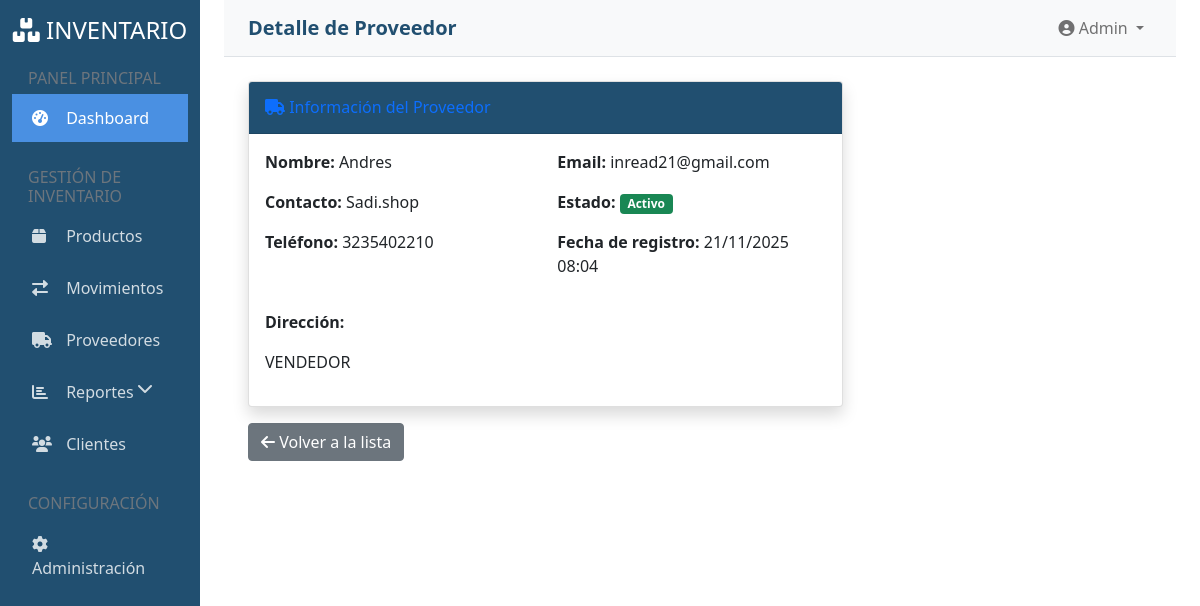
/proveedores/1/ (signed in), run on the app's committed database.
### proveedores/models.py (models this page shows, shortened)
class Proveedor(models.Model):
    nombre = models.CharField(max_length=200)
    contacto = models.CharField(max_length=100)
    telefono = models.CharField(max_length=20)
    email = models.EmailField()
    direccion = models.TextField()
    activo = models.BooleanField(default=True)
    fecha_creacion = models.DateTimeField(auto_now_add=True)
    class Meta:
        verbose_name_plural = "Proveedores"

### proveedores/views.py (the view)
# urls.py: path('<int:pk>/', views.detalle_proveedor, name='detalle_proveedor'),
@login_required
def detalle_proveedor(request, pk):
    proveedor = get_object_or_404(Proveedor, pk=pk)
    return render(request, 'proveedores/detalle_proveedor.html', {
        'proveedor': proveedor
    })

### proveedores/templates/proveedores/detalle_proveedor.html (shortened to what this page needs)
{% extends 'base/base.html' %}
{% block page_title %}Detalle de Proveedor{% endblock %}
{% block content %}
<div class="row">
    <div class="col-md-8">
        <div class="card shadow">
            <div class="card-header py-3">
                <h6 class="m-0 font-weight-bold text-primary">
                    <i class="fas fa-truck"></i>
                    Información del Proveedor
                </h6>
            </div>
            <div class="card-body">
                <div class="row">
                    <div class="col-md-6">
                        <p><strong>Nombre:</strong> {{ proveedor.nombre }}</p>
                        <p><strong>Contacto:</strong> {{ proveedor.contacto }}</p>
                        <p><strong>Teléfono:</strong> {{ proveedor.telefono }}</p>
                    </div>
                    <div class="col-md-6">
                        <p><strong>Email:</strong> {{ proveedor.email }}</p>
                        <p><strong>Estado:</strong>
                            {% if proveedor.activo %}
                                <span class="badge bg-success">Activo</span>
                            {% else %}
                                <span class="badge bg-danger">Inactivo</span>
                            {% endif %}
                        </p>
                        <p><strong>Fecha de registro:</strong> {{ proveedor.fecha_creacion|date:"d/m/Y H:i" }}</p>
                    </div>
                </div>
                <div class="row mt-3">
                    <div class="col-12">
                        <p><strong>Dirección:</strong></p>
                        <p>{{ proveedor.direccion|linebreaks }}</p>
                    </div>
                </div>
            </div>
        </div>
    </div>
</div>
<div class="row mt-3">
    <div class="col-12">
        <a href="{% url 'proveedores:lista_proveedores' %}" class="btn btn-secondary">
            <i class="fas fa-arrow-left"></i> Volver a la lista
        </a>
    </div>
</div>
{% endblock %}

### templates/base/base.html (style rules this page uses)
:root { --primary-color: #214f70; --secondary-color: #4a90e2; --accent-color: #f5a623; }
.card-header { background-color: var(--primary-color); color: white; }

### data on the page
Proveedor: nombre "Andres", contacto "Sadi.shop", telefono "3235402210", email "inread21@gmail.com", fecha_creacion "21/11/2025 08:04", direccion "VENDEDOR"
